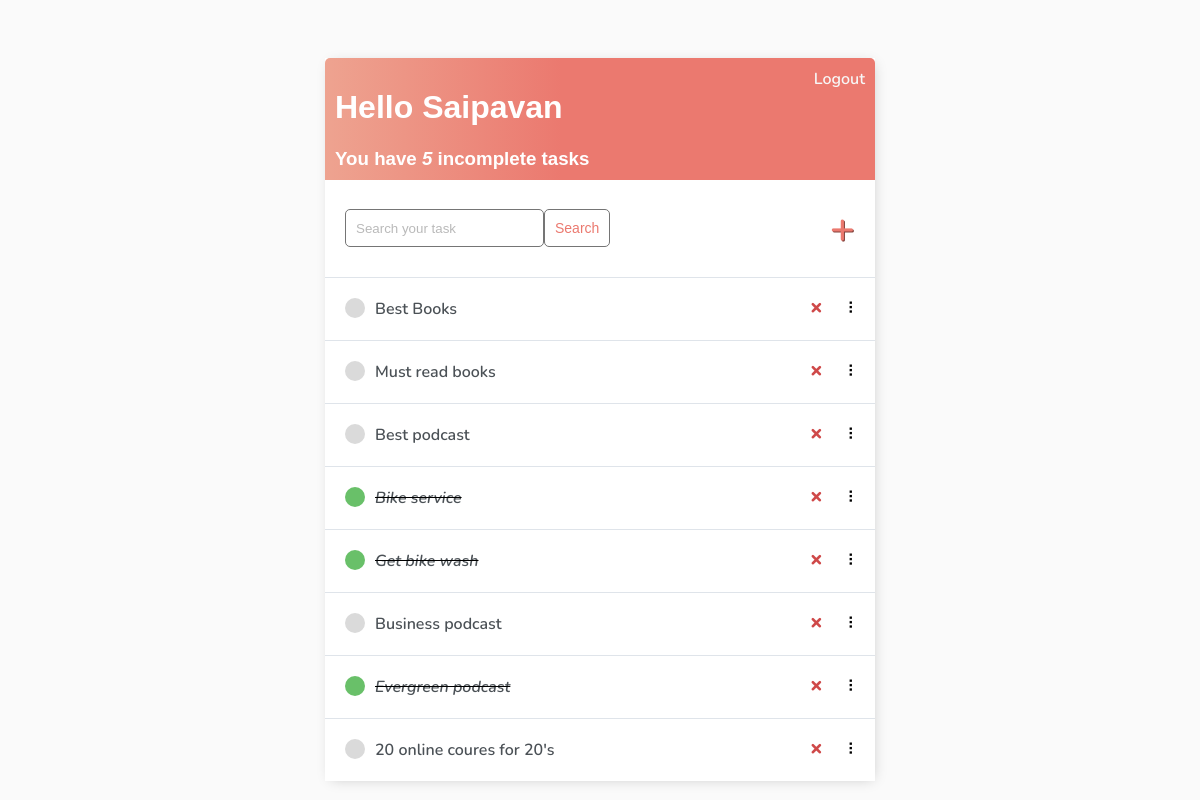
The app's page / (signed in) with its own data.
### base/models.py (models this page shows)
class Task(models.Model):
    user = models.ForeignKey(
        User, on_delete=models.CASCADE, null=True, blank=True)
    title = models.CharField(max_length=200)
    description = models.TextField(null=True, blank=True)
    complete = models.BooleanField(default=False)
    created = models.DateTimeField(auto_now_add=True)
    def __str__(self):
        return self.title
    class Meta:
        order_with_respect_to = 'user'

### base/views.py (the view)
# urls.py: path('', TaskList.as_view(), name='tasks'),
class TaskList(LoginRequiredMixin, ListView):
    model = Task
    context_object_name = 'tasks'
    def get_context_data(self, **kwargs):
        context = super().get_context_data(**kwargs)
        context['tasks'] = context['tasks'].filter(user=self.request.user)
        context['count'] = context['tasks'].filter(complete=False).count()
        search_input = self.request.GET.get('search-area') or ''
        if search_input:
            context['tasks'] = context['tasks'].filter(
                title__contains=search_input)
        context['search_input'] = search_input
        print(context)
        return context

### base/templates/base/task_list.html (shortened to what this page needs)
{% extends 'base/main.html' %} {% block content %}
<div class="header-bar">
    <div>
        <h1>Hello {{request.user|title}}</h1>
        <h3 style="margin:0">You have <i>{{count}}</i> incomplete task{{ count|pluralize:"s" }}</h3>
    </div>
    {% if request.user.is_authenticated %}
    <a href="{% url 'logout' %}">Logout</a> {% else %}
    <a href="{% url 'login' %}">Login</a> {% endif %}
</div>
<div id="search-add-wrapper">
    <form method="GET" style="display: flex;">
        <input type='text' name='search-area' placeholder="Search your task" value="{{search_input}}">
        <input class="button" type="submit" value='Search'>
    </form>
    {% if tasks|length > 0 %}
    <a id="add-link" href="{% url 'task-create' %}">&#x2b;</a>
    {% endif %}
</div>
<div id="tasklist" class="task-items-wrapper">
    {% for task in tasks %}
    <div class="task-wrapper" data-position="{{task.pk}}">
        <div class="task-title">
            {% if task.complete %}
            <div class="task-complete-icon"></div>
            <i><s><a href="{% url 'task-update' task.id %}">{{task}}</a></s></i> {% else %}
            <div class="task-incomplete-icon"></div>
            <a href="{% url 'task-update' task.id %}">{{task}}</a> {% endif %}
        </div>
        <div class="task-controls">
            <a class="delete-link" href="{% url 'task-delete' task.id %}">&#215;</a>
            <span class="handle">&nbsp;&#10247;</span>
        </div>
    </div>
    {% empty %}
    <div style="text-align: center; padding-bottom: 10px; line-height: 1em;">
        <h3>No new tasks are created.</h3>
        <h3>Create a <a style="text-decoration: none; color: #e53935;" href="{% url 'task-create' %}">New task</a> ! </h3>
    </div>
    {% endfor %}
</div>
{% endblock content %}

### base/templates/base/main.html (shortened to what this page needs)
<!DOCTYPE html>
<html lang="en">
<head>
</head>
<body>
    <div class="container">
        {% block content %} {% endblock content %}
    </div>
</body>
</html>

### base/templates/base/main.html (style rules this page uses)
body { background-color: #FAFAFA; font-family: 'Nunito', sans-serif; padding-top: 50px; }
h1, h2, h3, h4, h5, h6 { font-family: 'Raleway', sans-serif; }
a, p { color: #4b5156 }
a { font-weight: 600; }
.container { max-width: 550px; margin: auto; background-color: #fff; -webkit-box-shadow: 2px 2px 13px -4px rgba(0, 0, 0, 0.21); box-shadow: 2px 2px 13px -4px rgba(0, 0, 0, 0.21); }
input { outline: none; border: none; }
.header-bar { display: flex; justify-content: space-between; color: #fff; padding: 10px; border-radius: 5px 5px 0 0; background: linear-gradient(90deg, #EEA390 0%, #EB796F 43%, #EB796F 100%); }
.header-bar a { color: rgb(247, 247, 247); text-decoration: none; }
.task-wrapper { display: flex; align-items: center; justify-content: space-between; background-color: #fff; border-top: 1px solid #dfe4ea; overflow: hidden; }
.task-title { display: flex; padding: 20px; }
.task-title a { text-decoration: none; color: #4b5156; margin-left: 10px; }
.task-complete-icon { height: 20px; width: 20px; background-color: rgb(105, 192, 105); border-radius: 50%; }
.task-incomplete-icon { height: 20px; width: 20px; background-color: rgb(218, 218, 218); border-radius: 50%; }
.delete-link { text-decoration: none; font-weight: 900; color: #cf4949; font-size: 22px; line-height: 0; padding: 20px 0px; }
.handle { display: inline-block; padding: 20px 16px; cursor: grab; user-select: none; }
.handle:after, .handle:before { display: block; content: ""; }
#add-link { color: #EB796F; text-decoration: none; font-size: 42px; text-shadow: 1px 1px #81413b; }
#search-add-wrapper { display: flex; justify-content: space-between; align-items: center; padding: 20px; }
input[type=text], input[type=password], textarea { border: 1px solid #757575; border-radius: 5px; padding: 10px; width: 90%; }
::placeholder { font-weight: 300; opacity: 0.5; }
.button { border: 1px solid #757575; background-color: #FFF; color: #EB796F; padding: 10px; font-size: 14px; border-radius: 5px; cursor: pointer; text-decoration: none; }

### records on screen
Task: title "Best Books"
Task: title "Must read books"
Task: title "Best podcast"
Task: title "Bike service"
Task: title "Get bike wash"
Task: title "Business podcast"
Task: title "Evergreen podcast"
Task: title "20 online coures for 20's"

### other values on screen
{{ request.user|title }} "Saipavan"
{{ count }} "5"
